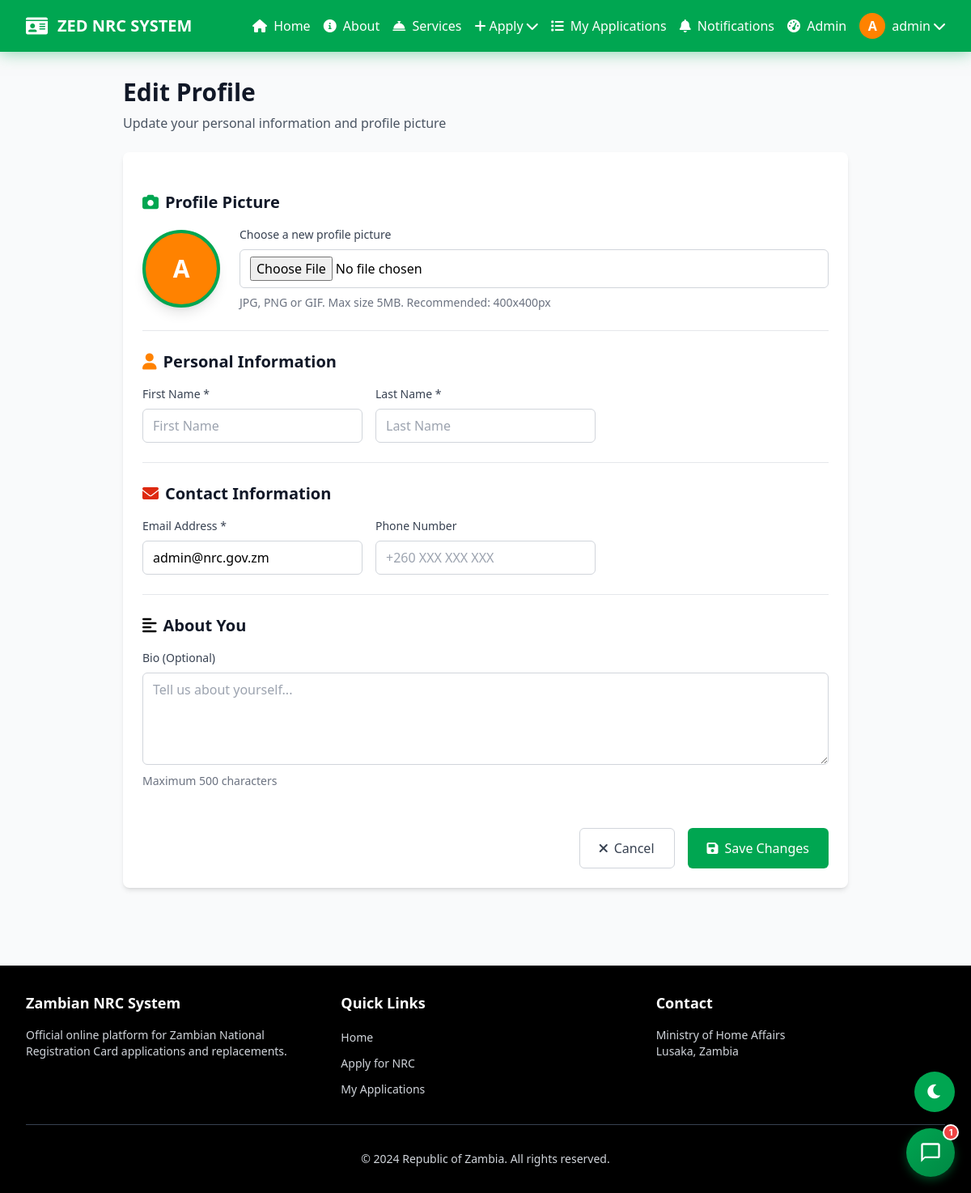
Page /accounts/profile/edit/ (signed in) on the committed database.
### accounts/models.py (models this page shows, shortened)
class CustomUser(AbstractUser):
    phone_number = models.CharField(max_length=15, blank=True)
    nrc_number = models.CharField(max_length=20, blank=True, unique=True, null=True)
    profile_image = models.ImageField(upload_to='profile_images/', blank=True, null=True)
    bio = models.TextField(max_length=500, blank=True)
    otp_code = models.CharField(
        max_length=6,
        blank=True,
        null=True,
        default=None,        # ← Changed from "" to None (real change)
        editable=False,      # ← New attribute Django can't ignore
        verbose_name="OTP Code",
        help_text="Temporary 6-digit code"
    )
    otp_created_at = models.DateTimeField(
        blank=True,
        null=True,
        default=None,        # ← Changed from timezone.now to None
        editable=False,
        verbose_name="OTP Created At"
    )
    otp_verified = models.BooleanField(
        default=False,
        verbose_name="OTP Verified",
        editable=False       # ← Also added here
    )
    def get_initials(self):
        if self.first_name and self.last_name:
            return f"{self.first_name[0]}{self.last_name[0]}".upper()
        return self.username[0].upper() if self.username else "U"

### accounts/views.py (the view)
# urls.py: path('profile/edit/', views.edit_profile, name='edit_profile'),
@login_required
def edit_profile(request):
    if request.method == 'POST':
        form = UserProfileForm(request.POST, request.FILES, instance=request.user)
        if form.is_valid():
            form.save()
            messages.success(request, 'Your profile has been updated successfully!')
            return redirect('accounts:profile')
    else:
        form = UserProfileForm(instance=request.user)
    return render(request, 'accounts/edit_profile.html', {'form': form})

### templates/accounts/edit_profile.html (shortened to what this page needs)
{% extends 'base.html' %}
{% block content %}
<div class="max-w-4xl mx-auto fade-in-scroll">
    <div class="mb-6">
        <h1 class="text-3xl font-bold text-gray-900 mb-2">Edit Profile</h1>
        <p class="text-gray-600">Update your personal information and profile picture</p>
    </div>
    <div class="bg-white rounded-lg shadow-md p-6">
        <form method="post" enctype="multipart/form-data" class="space-y-6">
            <div class="border-b border-gray-200 pb-6">
                <h2 class="text-xl font-semibold text-gray-900 mb-4">
                    <i class="fas fa-camera text-zambian-green mr-2"></i>Profile Picture
                </h2>
                <div class="flex items-center space-x-6">
                    <div class="flex-shrink-0">
                        {% if user.profile_image %}
                            <img src="{{ user.profile_image.url }}" alt="{{ user.get_full_name }}"
                                 id="profile-preview"
                                 class="w-24 h-24 rounded-full object-cover border-4 border-zambian-green shadow-lg">
                        {% else %}
                            <div id="profile-preview" class="w-24 h-24 rounded-full bg-zambian-orange flex items-center justify-center text-white text-3xl font-bold border-4 border-zambian-green shadow-lg">
                                {{ user.get_initials }}
                            </div>
                        {% endif %}
                    </div>
                    <div class="flex-1">
                        <label for="id_profile_image" class="block text-sm font-medium text-gray-700 mb-2">
                            Choose a new profile picture
                        </label>
                        <input type="file" id="id_profile_image" name="profile_image" accept="image/*"
                               class="w-full px-3 py-2 border border-gray-300 rounded-md focus:outline-none focus:ring-zambian-green focus:border-zambian-green"
                               onchange="previewImage(event)">
                        <p class="text-sm text-gray-500 mt-2">
                            JPG, PNG or GIF. Max size 5MB. Recommended: 400x400px
                        </p>
                    </div>
                </div>
            </div>
            <div class="border-b border-gray-200 pb-6">
                <h2 class="text-xl font-semibold text-gray-900 mb-4">
                    <i class="fas fa-user text-zambian-orange mr-2"></i>Personal Information
                </h2>
                <div class="grid grid-cols-1 md:grid-cols-2 gap-4">
                    <div>
                        <label for="id_first_name" class="block text-sm font-medium text-gray-700 mb-2">
                            First Name *
                        </label>
                        <input type="text" id="id_first_name" name="first_name" value="{{ form.first_name.value|default:'' }}" required
                               class="w-full px-3 py-2 border border-gray-300 rounded-md focus:outline-none focus:ring-zambian-green focus:border-zambian-green"
                               placeholder="First Name">
                    </div>
                    <div>
                        <label for="id_last_name" class="block text-sm font-medium text-gray-700 mb-2">
                            Last Name *
                        </label>
                        <input type="text" id="id_last_name" name="last_name" value="{{ form.last_name.value|default:'' }}" required
                               class="w-full px-3 py-2 border border-gray-300 rounded-md focus:outline-none focus:ring-zambian-green focus:border-zambian-green"
                               placeholder="Last Name">
                    </div>
                </div>
            </div>
            <div class="border-b border-gray-200 pb-6">
                <h2 class="text-xl font-semibold text-gray-900 mb-4">
                    <i class="fas fa-envelope text-zambian-red mr-2"></i>Contact Information
                </h2>
                <div class="grid grid-cols-1 md:grid-cols-2 gap-4">
                    <div>
                        <label for="id_email" class="block text-sm font-medium text-gray-700 mb-2">
                            Email Address *
                        </label>
                        <input type="email" id="id_email" name="email" value="{{ form.email.value|default:'' }}" required
                               class="w-full px-3 py-2 border border-gray-300 rounded-md focus:outline-none focus:ring-zambian-green focus:border-zambian-green"
                               placeholder="email@example.com">
                    </div>
                    <div>
                        <label for="id_phone_number" class="block text-sm font-medium text-gray-700 mb-2">
                            Phone Number
                        </label>
                        <input type="tel" id="id_phone_number" name="phone_number" value="{{ form.phone_number.value|default:'' }}"
                               class="w-full px-3 py-2 border border-gray-300 rounded-md focus:outline-none focus:ring-zambian-green focus:border-zambian-green"
                               placeholder="+260 XXX XXX XXX">
                    </div>
                </div>
            </div>
            <div>
                <h2 class="text-xl font-semibold text-gray-900 mb-4">
                    <i class="fas fa-align-left text-zambian-black mr-2"></i>About You
                </h2>
                <div>
                    <label for="id_bio" class="block text-sm font-medium text-gray-700 mb-2">
                        Bio (Optional)
                    </label>
                    <textarea id="id_bio" name="bio" rows="4"
                              class="w-full px-3 py-2 border border-gray-300 rounded-md focus:outline-none focus:ring-zambian-green focus:border-zambian-green"
                              placeholder="Tell us about yourself...">{{ form.bio.value|default:'' }}</textarea>
                    <p class="text-sm text-gray-500 mt-1">Maximum 500 characters</p>
                </div>
            </div>
            <div class="flex justify-end space-x-4 pt-6">
                <a href="{% url 'accounts:profile' %}"
                   class="px-6 py-3 border border-gray-300 rounded-md text-gray-700 hover:bg-gray-50 transition-colors">
                    <i class="fas fa-times mr-2"></i>Cancel
                </a>
                <button type="submit"
                        class="px-6 py-3 bg-zambian-green text-white rounded-md hover:bg-green-700 transition-colors ripple">
                    <i class="fas fa-save mr-2"></i>Save Changes
                </button>
            </div>
        </form>
    </div>
</div>
{% endblock %}

### templates/base.html (shortened to what this page needs)
{% load static %}
<!DOCTYPE html>
<html lang="en">
<head>
    <script src="https://cdn.tailwindcss.com"></script>
    <link href="https://cdnjs.cloudflare.com/ajax/libs/font-awesome/6.0.0/css/all.min.css" rel="stylesheet">
    <link href="{% static 'css/animations.css' %}" rel="stylesheet">
    <link href="{% static 'css/chat-widget.css' %}" rel="stylesheet">
    <link href="{% static 'css/mobile-responsive.css' %}" rel="stylesheet">
    <link href="{% static 'css/pwa-styles.css' %}" rel="stylesheet">
    <link href="{% static 'css/auth-enhancements.css' %}" rel="stylesheet">
    <link href="{% static 'css/dark-mode.css' %}" rel="stylesheet">
    <link href="{% static 'css/ios-install-prompt.css' %}" rel="stylesheet">
</head>
<body class="bg-gray-50 min-h-screen loading">
    <nav class="bg-zambian-green shadow-lg">
        <div class="max-w-7xl mx-auto px-4 sm:px-6 lg:px-8">
            <div class="flex justify-between h-16">
                <div class="flex items-center">
                    <a href="{% url 'applications:home' %}" class="flex items-center">
                        <i class="fas fa-id-card text-white text-2xl mr-2 sm:mr-3"></i>
                        <span class="text-white text-lg sm:text-xl font-bold hidden sm:inline">ZED NRC SYSTEM</span>
                    </a>
                </div>
                <div class="hidden md:flex items-center space-x-4 desktop-menu">
                    {% if user.is_authenticated %}
                        <a href="{% url 'applications:home' %}" class="text-white hover:text-zambian-orange transition-colors">
                            <i class="fas fa-home mr-1"></i> Home
                        </a>
                        <a href="{% url 'applications:about' %}" class="text-white hover:text-zambian-orange transition-colors">
                            <i class="fas fa-info-circle mr-1"></i> About
                        </a>
                        <a href="{% url 'applications:services' %}" class="text-white hover:text-zambian-orange transition-colors">
                            <i class="fas fa-concierge-bell mr-1"></i> Services
                        </a>
                        <div class="relative group">
                            <button class="text-white hover:text-zambian-orange transition-colors flex items-center">
                                <i class="fas fa-plus mr-1"></i> Apply
                                <i class="fas fa-chevron-down ml-1"></i>
                            </button>
                        </div>
                        <a href="{% url 'applications:my_applications' %}" class="text-white hover:text-zambian-orange transition-colors">
                            <i class="fas fa-list mr-1"></i> My Applications
                        </a>
                        <a href="{% url 'applications:notifications' %}" class="text-white hover:text-zambian-orange transition-colors relative">
                            <i class="fas fa-bell mr-1"></i> Notifications
                        </a>
                        {% if user.is_staff %}
                            <a href="{% url 'applications:admin_dashboard' %}" class="text-white hover:text-zambian-orange transition-colors">
                                <i class="fas fa-tachometer-alt mr-1"></i> Admin
                            </a>
                        {% endif %}
                        <div class="relative group">
                            <button class="text-white hover:text-zambian-orange transition-colors flex items-center">
                                {% if user.profile_image %}
                                    <img src="{{ user.profile_image.url }}" alt="{{ user.get_full_name }}"
                                         class="w-8 h-8 rounded-full object-cover border-2 border-white mr-2">
                                {% else %}
                                    <div class="w-8 h-8 rounded-full bg-zambian-orange flex items-center justify-center text-white font-semibold mr-2">
                                        {{ user.get_initials }}
                                    </div>
                                {% endif %}
                                <span class="hidden lg:inline">{{ user.get_full_name|default:user.username }}</span>
                                <i class="fas fa-chevron-down ml-1"></i>
                            </button>
                        </div>
                    {% endif %}
                </div>
            </div>
        </div>
    </nav>
    <main class="max-w-7xl mx-auto px-4 sm:px-6 lg:px-8 py-8">
        {% block content %}
        {% endblock %}
    </main>
    <footer class="bg-zambian-black text-white mt-16">
        <div class="max-w-7xl mx-auto px-4 sm:px-6 lg:px-8 py-8">
            <div class="grid grid-cols-1 sm:grid-cols-2 md:grid-cols-3 gap-8">
                <div>
                    <h3 class="text-lg font-semibold mb-4">Zambian NRC System</h3>
                    <p class="text-gray-300 text-sm">Official online platform for Zambian National Registration Card applications and replacements.</p>
                </div>
                <div>
                    <h3 class="text-lg font-semibold mb-4">Quick Links</h3>
                    <ul class="space-y-2">
                        <li><a href="{% url 'applications:home' %}" class="text-gray-300 hover:text-zambian-orange transition-colors text-sm">Home</a></li>
                        <li><a href="{% url 'applications:apply' %}" class="text-gray-300 hover:text-zambian-orange transition-colors text-sm">Apply for NRC</a></li>
                        <li><a href="{% url 'applications:my_applications' %}" class="text-gray-300 hover:text-zambian-orange transition-colors text-sm">My Applications</a></li>
                    </ul>
                </div>
                <div>
                    <h3 class="text-lg font-semibold mb-4">Contact</h3>
                    <p class="text-gray-300 text-sm">Ministry of Home Affairs</p>
                    <p class="text-gray-300 text-sm">Lusaka, Zambia</p>
                </div>
            </div>
            <div class="border-t border-gray-700 mt-8 pt-8 text-center">
                <p class="text-gray-300 text-sm">&copy; 2024 Republic of Zambia. All rights reserved.</p>
            </div>
        </div>
    </footer>
    {% if user.is_authenticated %}
        <link href="{% static 'css/chat-widget-voice.css' %}" rel="stylesheet">
    {% endif %}
</body>
</html>

### rows in the picture
CustomUser: get_initials "A", get_full_name "admin", email "admin@nrc.gov.zm"
